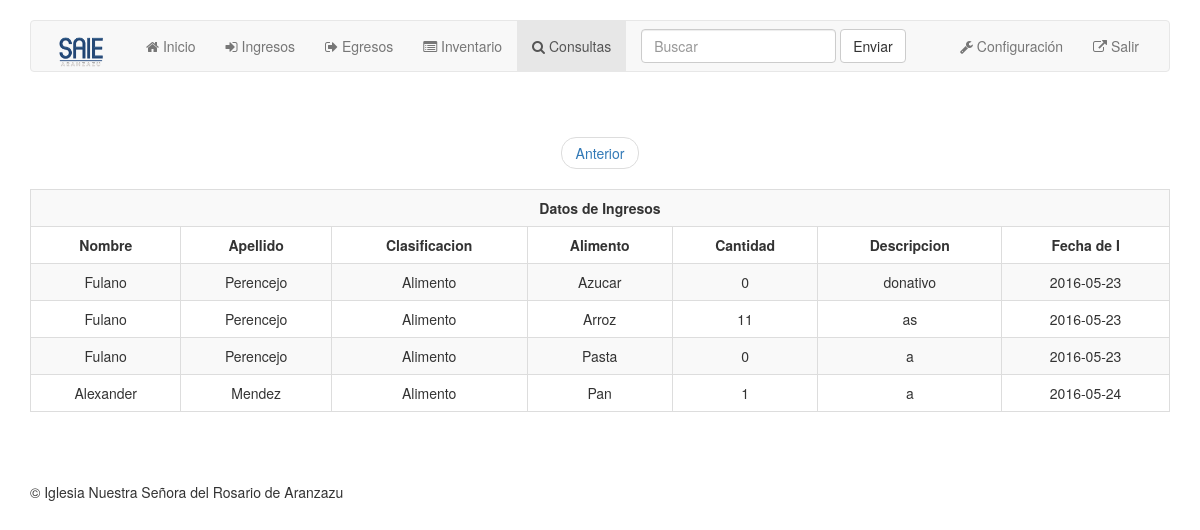
Page /histalimentos.php (signed in) on the committed database.
### tables this page shows
CREATE TABLE `ingrersos` (
  `id` int(6) NOT NULL,
  `id_donadores` int(2) NOT NULL,
  `id_categoria` int(11) NOT NULL,
  `id_dinero` varchar(40) NOT NULL,
  `id_material` varchar(40) NOT NULL,
  `id_alimento` varchar(40) NOT NULL,
  `cantidad_alimento` int(11) NOT NULL,
  `descripcion` varchar(300) NOT NULL,
  `Fecha` date NOT NULL
);

CREATE TABLE `donadores` (
  `id` int(11) NOT NULL,
  `Nombre` varchar(40) NOT NULL,
  `Apellido` varchar(40) NOT NULL
);

CREATE TABLE `categorias` (
  `id` int(2) NOT NULL,
  `clasificacion` varchar(100) NOT NULL
);

CREATE TABLE `alimentos` (
  `id` int(11) NOT NULL,
  `Alimento` varchar(40) NOT NULL,
  `Cantidad` varchar(40) NOT NULL
);

### histalimentos.php (the view, shortened to what this page needs)
<?php
    if (isset($_SESSION['usuario'])) {
?>
<!doctype html>
<html lang="es">
<head>
    <link rel="stylesheet" href="assets/css/normalize.css">
    <link rel="stylesheet" href="assets/css/bootstrap.min.css">
    <link rel="stylesheet" href="assets/css/main.css">
    <link rel="stylesheet" href="assets/css/font-awesome.min.css">
</head>
<body>
    <div class="container">
        <nav class="navbar navbar-default">
            <div class="container-fluid">
                <div class="navbar-header">
                    <a class="navbar-brand" href="index.php">
                        <img src="assets/images/logo.png" class="image-responsive" style="max-width: 70px" alt="">
                    </a>
                </div>
                <div id="navbar" class="navbar-collapse collapse">
                    <ul class="nav navbar-nav">
                        <li>
                            <a href="index.php"> <i class="fa fa-home"></i> Inicio</a>
                        </li>
                        <li>
                            <a href="ingresos.php"> <i class="fa fa-sign-in"></i> Ingresos</a>
                        </li>
                        <li>
                            <a href="egresos.php"> <i class="fa fa-sign-out"></i> Egresos</a>
                        </li>
                        <li>
                            <a href="inventario.php"> <i class="fa fa-list-alt"></i> Inventario</a>
                        </li>
                        <li class="active">
                            <a href="consultas.php"> <i class="fa fa-search"></i> Consultas</a>
                        </li>
                    </ul>
                    <form class="navbar-form navbar-left" role="search">
                        <div class="form-group">
                            <input type="text" class="form-control" placeholder="Buscar ">
                        </div>
                        <button type="submit" class="btn btn-default">Enviar</button>
                    </form>
                    <ul class="nav navbar-nav navbar-right">
                        <li>
                            <a href="#"> <i class="fa fa-wrench"></i> Configuración</a>
                        </li>
                        <li>
                            <a href="logout.php"> <i class="fa fa-external-link"></i> Salir</a>
                        </li>
                    </ul>
                </div>
            </div>
        </nav>
        <br>
        <br>
        <div>
            <ul class="pager">
                <li><a href="aliconsulta.php">Anterior</a></li>
            </ul>
        </div>
        <?php
            $sql="SELECT donadores.Nombre , donadores.Apellido , categorias.clasificacion ,
            alimentos.Alimento , ingrersos.cantidad_alimento , ingrersos.descripcion , ingrersos.Fecha
            FROM donadores
            INNER JOIN ingrersos ON ingrersos.id_donadores = donadores.id
            INNER JOIN categorias ON categorias.id = ingrersos.id_categoria
            INNER JOIN alimentos ON alimentos.Alimento = ingrersos.id_alimento";
            $result= mysql_query($sql) or die(mysql_error());
            echo "<table class='table table-striped custab text-center table-bordered' cellpadding=4 cellspacing=0>";
             echo "<tr>
                     <th class='text-center' colspan=7> Datos de Ingresos </th>
                   <tr>
                     <th class='text-center'> Nombre </th>
                     <th class='text-center'> Apellido </th>
                     <th class='text-center'> Clasificacion </th>
                     <th class='text-center'> Alimento </th>
                     <th class='text-center'> Cantidad </th>
                     <th class='text-center'> Descripcion </th>
                     <th class='text-center'> Fecha de I </th>
                  </tr>";
            while($row=mysql_fetch_array($result))
            {
             echo "<tr>
                     <td> $row[Nombre] </td>
                     <td> $row[Apellido] </td>
                     <td> $row[clasificacion] </td>
                     <td> $row[Alimento] </td>
                     <td> $row[cantidad_alimento] </td>
                     <td> $row[descripcion] </td>
                     <td> $row[Fecha] </td>
                  </tr>";
            }
            echo "</table>";
        ?>
</div>
    <footer class="footer">
        <div class="container">
            &copy; Iglesia Nuestra Señora del Rosario de Aranzazu
        </div>
    </footer>
</body>
<?php
    }else{
        echo '<script> window.location="login.php"; </script>';
    }
?>

### assets/css/main.css (style rules this page uses)
html { color: #222; font-size: 1em; line-height: 1.4; }
audio, canvas, iframe, img, svg, video { vertical-align: middle; }
body { padding-top: 20px; padding-bottom: 20px; }
.navbar { margin-bottom: 5px; }
.carousel, .item, .active { height: 100%; }
footer { margin: 50px 0; }

### rows in the picture
ingrersos: id_donadores.Nombre "Fulano", id_donadores.Apellido "Perencejo", id_categoria.clasificacion "Alimento", alimentos.Alimento "Azucar", cantidad_alimento "0", descripcion "donativo", Fecha "2016-05-23"
ingrersos: id_donadores.Nombre "Fulano", id_donadores.Apellido "Perencejo", id_categoria.clasificacion "Alimento", alimentos.Alimento "Arroz", cantidad_alimento "11", descripcion "as", Fecha "2016-05-23"
ingrersos: id_donadores.Nombre "Fulano", id_donadores.Apellido "Perencejo", id_categoria.clasificacion "Alimento", alimentos.Alimento "Pasta", cantidad_alimento "0", descripcion "a", Fecha "2016-05-23"
ingrersos: id_donadores.Nombre "Alexander", id_donadores.Apellido "Mendez", id_categoria.clasificacion "Alimento", alimentos.Alimento "Pan", cantidad_alimento "1", descripcion "a", Fecha "2016-05-24"
